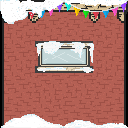

A level layout from a 2D game, rendered from its tile map. Below: a short description, then the map file with its tile-grid data intact:
An orthogonal 4x4 tile map with 32x32 px tiles, 3 tile layers (Tile Layer 1, Tile Layer 2, Tile Layer 3), 2 tilesets.

<map version="1.0" orientation="orthogonal" renderorder="right-down" width="4" height="4" tilewidth="32" tileheight="32" nextobjectid="1">
 <tileset firstgid="1" name="testsprite" tilewidth="32" tileheight="32">
  <image source="../tiled/testsprite.png" width="640" height="640" />
 </tileset>
 <tileset firstgid="401" name="testspriteevil" tilewidth="32" tileheight="32">
  <image source="../tiled/testspriteevil.png" width="640" height="640" />
 </tileset>
 <layer name="Tile Layer 1" width="4" height="4">
  <data>
   <tile gid="41" />
   <tile gid="42" />
   <tile gid="45" />
   <tile gid="46" />
   <tile gid="69" />
   <tile gid="51" />
   <tile gid="51" />
   <tile gid="68" />
   <tile gid="69" />
   <tile gid="51" />
   <tile gid="51" />
   <tile gid="68" />
   <tile gid="73" />
   <tile gid="75" />
   <tile gid="76" />
   <tile gid="78" />
  </data>
 </layer>
 <layer name="Tile Layer 2" width="4" height="4">
  <data>
   <tile gid="53" />
   <tile gid="54" />
   <tile gid="53" />
   <tile gid="54" />
   <tile gid="0" />
   <tile gid="90" />
   <tile gid="91" />
   <tile gid="0" />
   <tile gid="0" />
   <tile gid="110" />
   <tile gid="111" />
   <tile gid="0" />
   <tile gid="0" />
   <tile gid="0" />
   <tile gid="0" />
   <tile gid="0" />
  </data>
 </layer>
 <layer name="Tile Layer 3" width="4" height="4">
  <data>
   <tile gid="334" />
   <tile gid="335" />
   <tile gid="374" />
   <tile gid="375" />
   <tile gid="0" />
   <tile gid="294" />
   <tile gid="295" />
   <tile gid="0" />
   <tile gid="0" />
   <tile gid="314" />
   <tile gid="315" />
   <tile gid="0" />
   <tile gid="271" />
   <tile gid="272" />
   <tile gid="273" />
   <tile gid="274" />
  </data>
 </layer>
</map>
